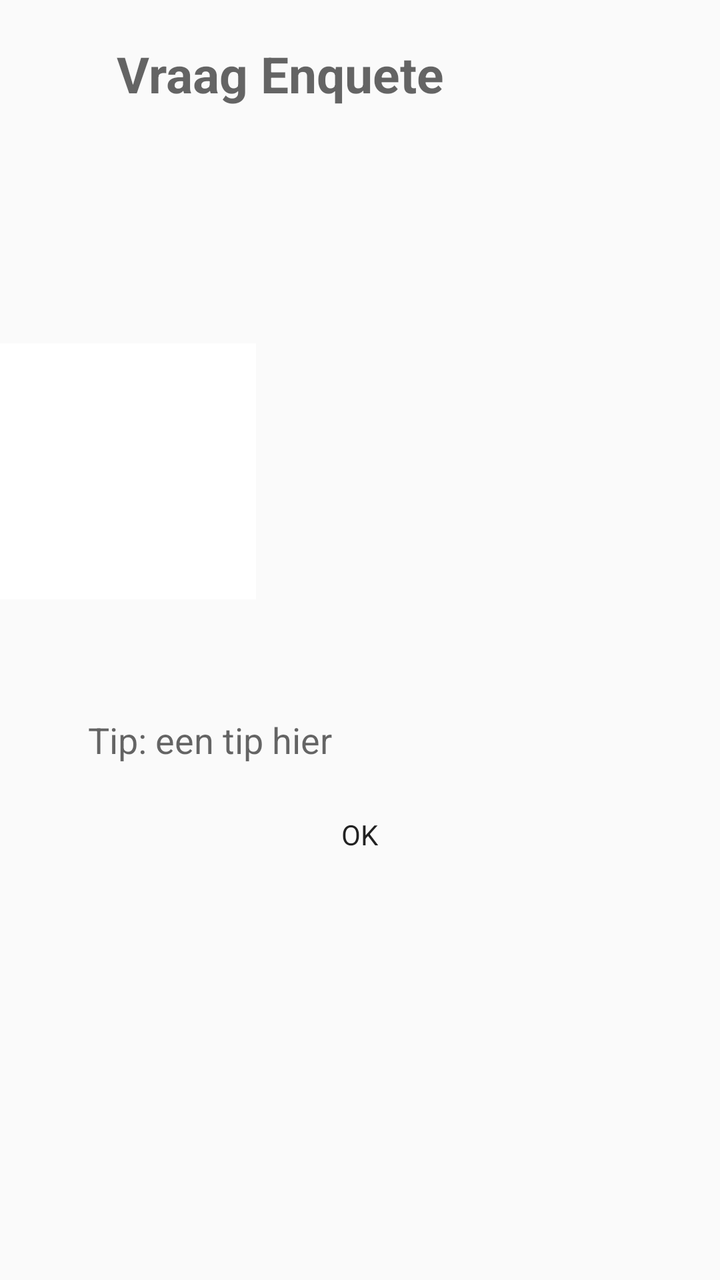
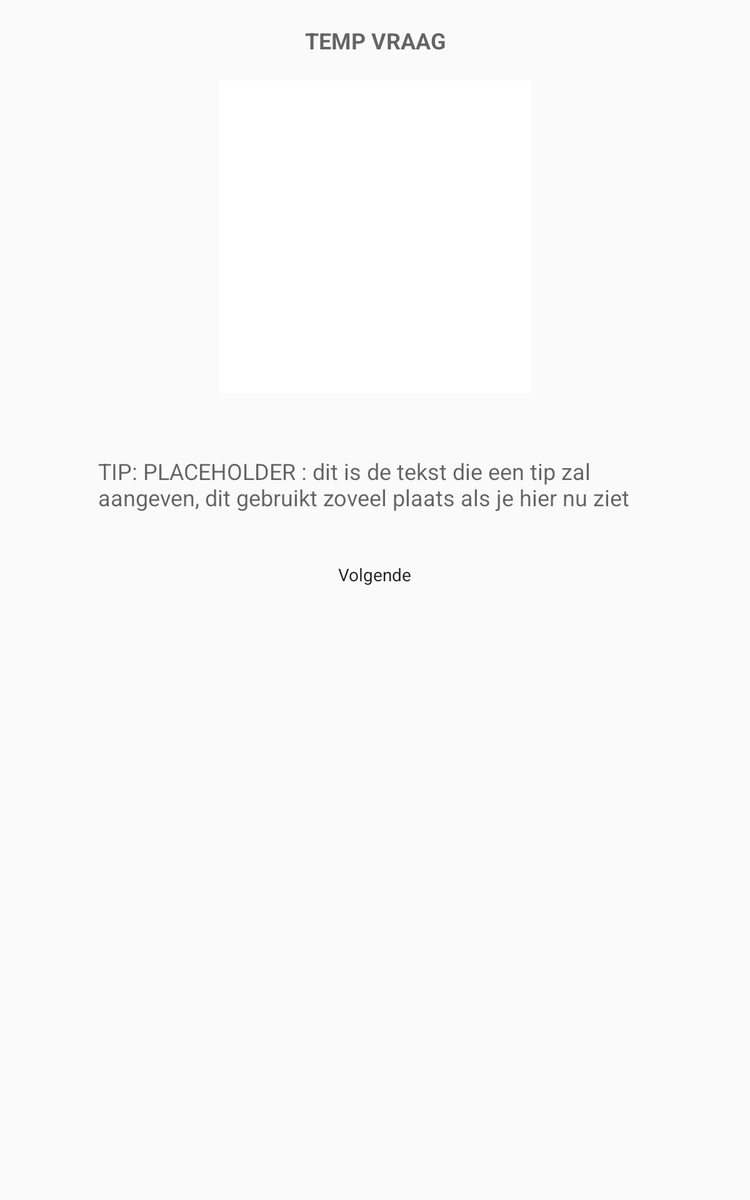

First picture: res/layout/ on a phone held upright. Second picture: the repository's own variant of that layout, on a device whose configuration matches the variant's folder. Source for both follows.
<!-- AndroidManifest.xml: application theme ThemeBostoen -->
<!-- res/layout/vragenscherm_layout.xml -->
<?xml version="1.0" encoding="utf-8"?>
<ScrollView xmlns:android="http://schemas.android.com/apk/res/android"
    android:layout_height="match_parent"
    android:layout_width="match_parent">



<LinearLayout xmlns:android="http://schemas.android.com/apk/res/android"
        android:orientation="vertical"
        android:layout_width="match_parent"
        android:layout_height="wrap_content"
        android:weightSum="1"
        android:baselineAligned="false">

        <TextView
            android:layout_width="238dp"
            android:layout_height="wrap_content"
            android:width="0dip"
            android:textAppearance="?android:attr/textAppearanceMedium"
            android:text="@string/lblQuestionVragenscherm"
            android:id="@+id/txtVraag"
            android:layout_gravity="center_horizontal"
            android:layout_weight="0.15"
            android:textAlignment="center"
            android:textSize="25dp"
            android:textStyle="bold"
            android:enabled="true"
            android:layout_alignParentTop="true"
            android:layout_alignParentEnd="true"
            android:layout_marginEnd="40dp"
            android:layout_marginTop="20dp" />



        <ListView
            android:layout_width="match_parent"
            android:layout_height="118dp"
            android:divider="@null"
            android:dividerHeight="0dp"
            android:id="@+id/AntwoordenList"/>


        <ImageView
            android:layout_width="128dp"
            android:layout_height="128dp"
            android:id="@+id/imageView"
            android:background="#ffffff"
            android:layout_marginBottom="50dp"
            android:layout_alignParentBottom="true"
            android:layout_toStartOf="@+id/btnOK" />

    <LinearLayout
        android:orientation="horizontal"
        android:layout_width="match_parent"
        android:layout_height="58dp">

        <ImageView
            android:layout_width="34dp"
            android:layout_height="39dp"
            android:id="@+id/imgInfo"
            android:src="@drawable/info" />

        <TextView
            android:layout_width="wrap_content"
            android:layout_height="wrap_content"
            android:textAppearance="?android:attr/textAppearanceMedium"
            android:text="@string/lblTipVragenscherm"
            android:id="@+id/txtTip"
            android:layout_alignTop="@+id/imageView"
            android:layout_toEndOf="@+id/imageView"
            android:layout_marginTop="8dp"
            android:layout_marginLeft="10dp" />

    </LinearLayout>

    <Button
            android:layout_width="wrap_content"
            android:layout_height="wrap_content"
            android:text="@string/btnOkVragenscherm"
            android:id="@+id/btnOK"
            android:layout_above="@+id/txtTip"
            android:layout_centerHorizontal="true"
            android:layout_marginBottom="50dp"
            android:layout_gravity="center"/>

</LinearLayout>
</ScrollView>
<!-- resources referenced by this layout -->
<resources>
  <string name="btnOkVragenscherm">OK</string>
  <string name="lblQuestionVragenscherm">Vraag Enquete</string>
  <string name="lblTipVragenscherm">Tip: een tip hier</string>
  <style name="ThemeBostoen" parent="@style/Theme.AppCompat.Light.NoActionBar">
          <item name="android:textColorPrimary">#000000</item>
          <item name="android:colorForeground">#e3000b</item>
          <item name="android:colorBackground">#ffffffff</item>
          <item name="android:windowTitleBackgroundStyle">@style/WindowTitleBackground</item>
          <item name="android:windowBackground">@color/background</item>
  
          <item name="android:windowNoTitle">true</item>
          <item name="android:textViewStyle">@style/RobotoTextViewStyle</item>
          <item name="android:windowTitleSize">50dip</item>
          <item name="android:listViewStyle">@style/listViewStyle</item>
          <item name="android:radioButtonStyle">@style/radiobutton</item>
          <item name="android:buttonStyle">@style/button_style</item>
          <item name="android:textSize">20dp</item>
          <item name="buttonStyle">@style/button_style</item>
  
  
  </style>
  <style name="WindowTitleBackground">
          <item name="android:background">#e3000b</item>
      </style>
  <color name="background">#ffffffff</color>
  <style name="RobotoTextViewStyle">
          <item name="android:fontFamily">"fonts/Robot-Regular"</item>
          <item name="android:textColor">#000000</item>
  
      </style>
  <style name="listViewStyle" parent="android:style/Widget.ListView">
          <item name="android:background">#ffffff</item>
          <item name="android:textViewStyle">@style/RobotoTextViewStyle</item>
      </style>
  <style name="radiobutton" parent="@android:style/Widget.CompoundButton.RadioButton">
          <item name="android:button">@drawable/selectr</item>
          <item name="android:textColor">#000000</item>
      </style>
  <style name="button_style">
          <item name="android:fontFamily">"fonts/Robot-Regular"</item>
          <item name="android:textColor">#E0E0E0</item>
          <item name="android:gravity">center_horizontal</item>
          <item name="android:textStyle">bold</item>
          <item name="android:textSize">20dp</item>
          <item name="android:background">@drawable/costum_button_red</item>
  
      </style>
  <!-- drawable selectr (drawable) -->
  <?xml version="1.0" encoding="utf-8"?>
  <selector xmlns:android="http://schemas.android.com/apk/res/android">
      <item android:state_checked="true" android:state_window_focused="false"
          android:drawable="@drawable/rbtn_checked" />
      <item android:state_checked="false" android:state_window_focused="false"
          android:drawable="@drawable/rbtn_unchecked" />
      <item android:state_checked="true" android:state_pressed="true"
          android:drawable="@drawable/rbtn_checked" />
      <item android:state_checked="false" android:state_pressed="true"
          android:drawable="@drawable/rbtn_unchecked" />
      <item android:state_checked="true" android:state_focused="true"
          android:drawable="@drawable/rbtn_checked" />
      <item android:state_checked="false" android:state_focused="true"
          android:drawable="@drawable/rbtn_unchecked" />
      <item android:state_checked="false" android:drawable="@drawable/rbtn_unchecked" />
      <item android:state_checked="true" android:drawable="@drawable/rbtn_checked" />
  </selector>
</resources>
<!-- res/layout-sw600dp/vragenscherm_layout.xml (the repository's variant of the layout above) -->
<!-- drawn on a 7-inch tablet held upright -->
<?xml version="1.0" encoding="utf-8"?>
<ScrollView xmlns:android="http://schemas.android.com/apk/res/android"
    android:orientation="vertical"
    android:layout_width="match_parent"
    android:layout_height="match_parent">

    <LinearLayout xmlns:android="http://schemas.android.com/apk/res/android"
        android:orientation="vertical"
        android:layout_width="match_parent"
        android:layout_height="wrap_content"
        android:baselineAligned="false">

        <TextView
            android:layout_width="wrap_content"
            android:layout_height="wrap_content"
            android:textAppearance="?android:attr/textAppearanceMedium"
            android:text="TEMP VRAAG"
            android:id="@+id/txtVraag"
            android:layout_gravity="center_horizontal"
            android:textAlignment="center"
            android:textStyle="bold"
            android:layout_marginEnd="@dimen/margin_40_dp"
            android:layout_marginTop="20dp"
            android:layout_marginStart="@dimen/margin_40_dp"/>

        <FrameLayout
            android:layout_width="wrap_content"
            android:layout_height="wrap_content">
            <ListView
                android:layout_width="match_parent"
                android:layout_height="wrap_content"
                android:divider="@null"
                android:dividerHeight="0dp"
                android:id="@+id/AntwoordenList"/>
        </FrameLayout>
<LinearLayout
    android:layout_width="match_parent"
    android:layout_height="wrap_content"
    android:gravity="center_horizontal"
    android:layout_marginTop="20dp"
    android:layout_marginBottom="20dp"
    android:orientation="vertical"
    android:weightSum="1">
        <ImageView
            android:layout_width="250dp"
            android:layout_height="250dp"
            android:id="@+id/imageView"
            android:background="#ffffff"
            android:layout_marginBottom="50dp" />

    <LinearLayout
        android:orientation="horizontal"
        android:layout_width="match_parent"
        android:layout_height="match_parent"
        android:weightSum="1"
        android:layout_marginLeft="5dp">

        <ImageView
            android:layout_width="51dp"
            android:layout_height="58dp"
            android:id="@+id/imgInfo"
            android:src="@drawable/info" />

        <TextView
                android:layout_width="468dp"
                android:layout_height="wrap_content"
                android:textAppearance="?android:attr/textAppearanceMedium"
                android:text="TIP: PLACEHOLDER : dit is de tekst die een tip zal aangeven, dit gebruikt zoveel plaats als je hier nu ziet"
                android:layout_marginBottom="20dp"
                android:layout_marginStart="20dp"
                android:layout_marginEnd="20dp"
                android:id="@+id/txtTip"
            android:layout_weight="0.08" />
    </LinearLayout>

</LinearLayout>
        <Button
            android:layout_width="wrap_content"
            android:layout_height="wrap_content"
            android:text="Volgende"
            android:id="@+id/btnOK"
            android:layout_gravity="center"/>
    </LinearLayout>

</ScrollView>
<!-- resources referenced by the variant -->
<!-- as a 7-inch tablet held upright resolves them -->
<resources>
  <!-- from res/values-sw600dp/ -->
  <dimen name="margin_40_dp">40dp</dimen>
  <!-- from res/values-sw600dp/ -->
  <style name="ThemeBostoen" parent="@style/Theme.AppCompat.Light.NoActionBar">
          <item name="android:textColorPrimary">#000000</item>
          <item name="android:colorForeground">#e3000b</item>
          <item name="android:colorBackground">#ffffffff</item>
          <item name="android:windowTitleBackgroundStyle">@style/WindowTitleBackground</item>
          <item name="android:windowBackground">@color/background</item>
  
          <item name="android:textViewStyle">@style/RobotoTextViewStyle</item>
          <item name="android:windowTitleSize">50dip</item>
          <item name="android:listViewStyle">@style/listViewStyle</item>
          <item name="android:radioButtonStyle">@style/radiobutton</item>
          <item name="android:buttonStyle">@style/button_style</item>
          <item name="android:textSize">20sp</item>
          <item name="buttonStyle">@style/button_style</item>
  
  </style>
  <!-- from res/values-sw600dp/ -->
  <style name="WindowTitleBackground">
          <item name="android:background">#e3000b</item>
      </style>
  <!-- from res/values-sw600dp/ -->
  <color name="background">#ffffffff</color>
  <!-- from res/values-sw600dp/ -->
  <style name="RobotoTextViewStyle">
          <item name="android:fontFamily">"fonts/Robot-Regular"</item>
          <item name="android:textColor">#000000</item>
          <item name="android:textSize">23sp</item>
  
      </style>
  <!-- from res/values-sw600dp/ -->
  <style name="listViewStyle" parent="android:style/Widget.ListView">
          <item name="android:background">#ffffff</item>
          <item name="android:textViewStyle">@style/RobotoTextViewStyle</item>
      </style>
  <!-- from res/values-sw600dp/ -->
  <style name="radiobutton" parent="@android:style/Widget.CompoundButton.RadioButton">
          <item name="android:button">@drawable/selectr</item>
          <item name="android:textColor">#000000</item>
      </style>
  <!-- from res/values-sw600dp/ -->
  <style name="button_style">
          <item name="android:fontFamily">"fonts/Robot-Regular"</item>
          <item name="android:textColor">#E0E0E0</item>
          <item name="android:gravity">center_horizontal</item>
          <item name="android:textStyle">bold</item>
          <item name="android:textSize">25sp</item>
          <item name="android:background">@drawable/costum_button_red</item>
          <item name="android:padding">@dimen/horizontal_padding</item>
          <item name="android:layout_width">150dp</item>
  
      </style>
  <!-- drawable selectr (drawable) -->
  <?xml version="1.0" encoding="utf-8"?>
  <selector xmlns:android="http://schemas.android.com/apk/res/android">
      <item android:state_checked="true" android:state_window_focused="false"
          android:drawable="@drawable/rbtn_checked" />
      <item android:state_checked="false" android:state_window_focused="false"
          android:drawable="@drawable/rbtn_unchecked" />
      <item android:state_checked="true" android:state_pressed="true"
          android:drawable="@drawable/rbtn_checked" />
      <item android:state_checked="false" android:state_pressed="true"
          android:drawable="@drawable/rbtn_unchecked" />
      <item android:state_checked="true" android:state_focused="true"
          android:drawable="@drawable/rbtn_checked" />
      <item android:state_checked="false" android:state_focused="true"
          android:drawable="@drawable/rbtn_unchecked" />
      <item android:state_checked="false" android:drawable="@drawable/rbtn_unchecked" />
      <item android:state_checked="true" android:drawable="@drawable/rbtn_checked" />
  </selector>
  <!-- from res/values-sw600dp/ -->
  <dimen name="horizontal_padding">16dp</dimen>
</resources>
